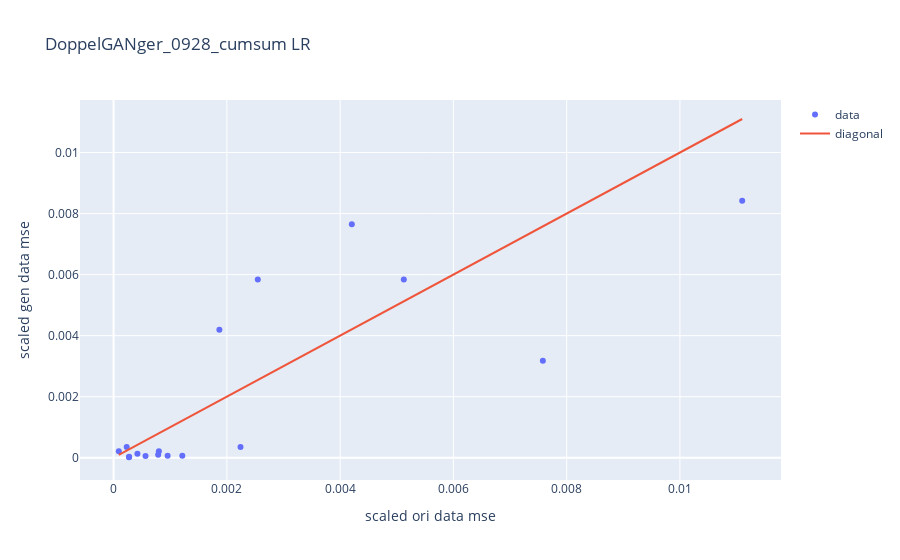
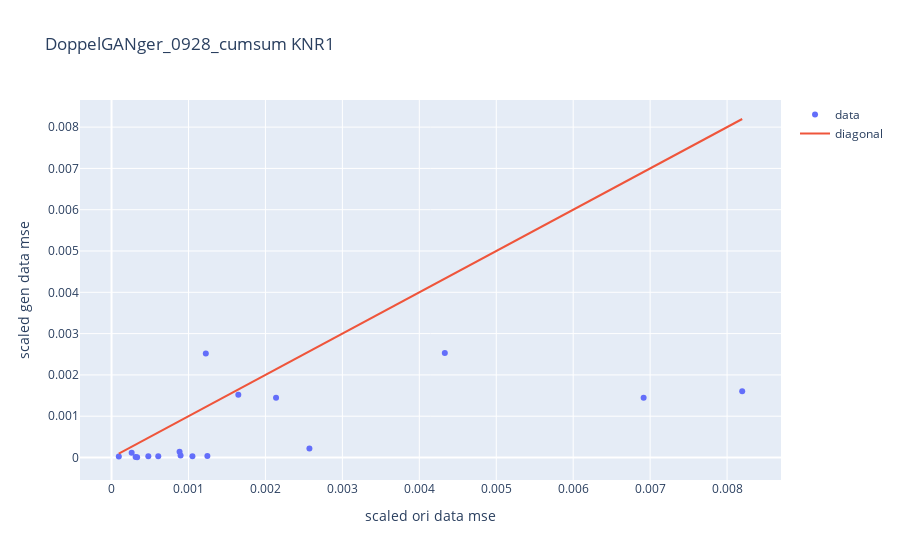
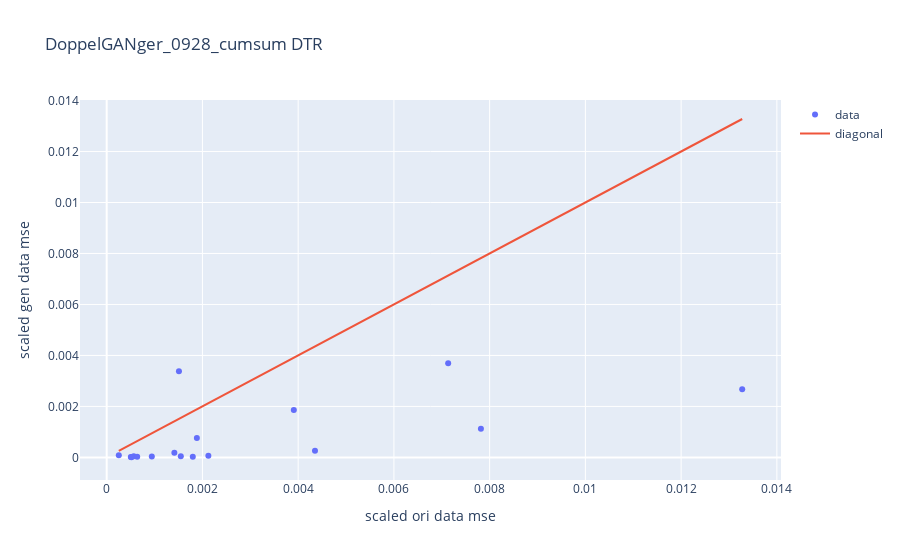

The code cell stored with these charts, in order, in its notebook:
### Code cell
plot_colmse(colmse_t)

### Figure 1 — Plotly figure (JSON) as saved in the notebook; plotly's stock layout.template omitted (floating-point values rounded to 4 significant figures)
{"data": [{"mode": "markers", "name": "data", "text": ["ab_pain_dur", "age", "aneroxia_dur", "plasmodium_density", "cough_dur", "diarrhea_dur", "fatigue_dur", "fever_dur", "headache_dur", "height", "hemoglobin", "joint_pain_dur", "muscle_ache_dur", "temp", "vomit_dur", "weight", "dday"], "type": "scatter", "x": [0.0009542, 0.0111, 0.0002744, 0.000564, 0.002241, 0.0002317, 0.0002726, 0.0007992, 0.001214, 0.005125, 0.00758, 0.0004207, 9.214e-05, 0.004207, 0.0007873, 0.002547, 0.001868], "y": [6.35e-05, 0.008422, 3.312e-05, 5.868e-05, 0.0003498, 0.0003551, 1.586e-05, 0.0002119, 6.483e-05, 0.005843, 0.003174, 0.0001297, 0.0002145, 0.007654, 9.755e-05, 0.005839, 0.004195]}, {"mode": "lines", "name": "diagonal", "type": "scatter", "x": [9.214e-05, 0.0111], "y": [9.214e-05, 0.0111]}], "layout": {"title": {"text": "DoppelGANger_0928_cumsum LR"}, "xaxis": {"title": {"text": "scaled ori data mse"}}, "yaxis": {"title": {"text": "scaled gen data mse"}}}}

### Figure 2 — Plotly figure (JSON) as saved in the notebook; plotly's stock layout.template omitted (floating-point values rounded to 4 significant figures)
{"data": [{"mode": "markers", "name": "data", "text": ["ab_pain_dur", "age", "aneroxia_dur", "plasmodium_density", "cough_dur", "diarrhea_dur", "fatigue_dur", "fever_dur", "headache_dur", "height", "hemoglobin", "joint_pain_dur", "muscle_ache_dur", "temp", "vomit_dur", "weight", "dday"], "type": "scatter", "x": [0.001051, 0.006915, 0.0003128, 0.0006071, 0.002572, 0.0002616, 0.0003322, 0.000884, 0.001246, 0.001225, 0.008197, 0.0004781, 9.424e-05, 0.004331, 0.0008973, 0.001648, 0.002138], "y": [2.841e-05, 0.001448, 1.473e-05, 2.786e-05, 0.0002191, 0.000118, 6.118e-06, 0.0001393, 3.765e-05, 0.002519, 0.001602, 3.168e-05, 2.323e-05, 0.002533, 5.055e-05, 0.001517, 0.00145]}, {"mode": "lines", "name": "diagonal", "type": "scatter", "x": [9.424e-05, 0.008197], "y": [9.424e-05, 0.008197]}], "layout": {"title": {"text": "DoppelGANger_0928_cumsum KNR1"}, "xaxis": {"title": {"text": "scaled ori data mse"}}, "yaxis": {"title": {"text": "scaled gen data mse"}}}}

### Figure 3 — Plotly figure (JSON) as saved in the notebook; plotly's stock layout.template omitted (floating-point values rounded to 4 significant figures)
{"data": [{"mode": "markers", "name": "data", "text": ["ab_pain_dur", "age", "aneroxia_dur", "plasmodium_density", "cough_dur", "diarrhea_dur", "fatigue_dur", "fever_dur", "headache_dur", "height", "hemoglobin", "joint_pain_dur", "muscle_ache_dur", "temp", "vomit_dur", "weight", "dday"], "type": "scatter", "x": [0.001799, 0.007818, 0.0005044, 0.0009426, 0.004351, 0.0005651, 0.0005163, 0.001414, 0.002124, 0.001509, 0.01328, 0.000637, 0.0002529, 0.007133, 0.001548, 0.001883, 0.003909], "y": [3.041e-05, 0.001124, 1.724e-05, 3.796e-05, 0.0002616, 4.476e-05, 6.102e-06, 0.000184, 6.262e-05, 0.003385, 0.002671, 2.872e-05, 8.743e-05, 0.003689, 4.419e-05, 0.0007594, 0.001864]}, {"mode": "lines", "name": "diagonal", "type": "scatter", "x": [0.0002529, 0.01328], "y": [0.0002529, 0.01328]}], "layout": {"title": {"text": "DoppelGANger_0928_cumsum DTR"}, "xaxis": {"title": {"text": "scaled ori data mse"}}, "yaxis": {"title": {"text": "scaled gen data mse"}}}}
